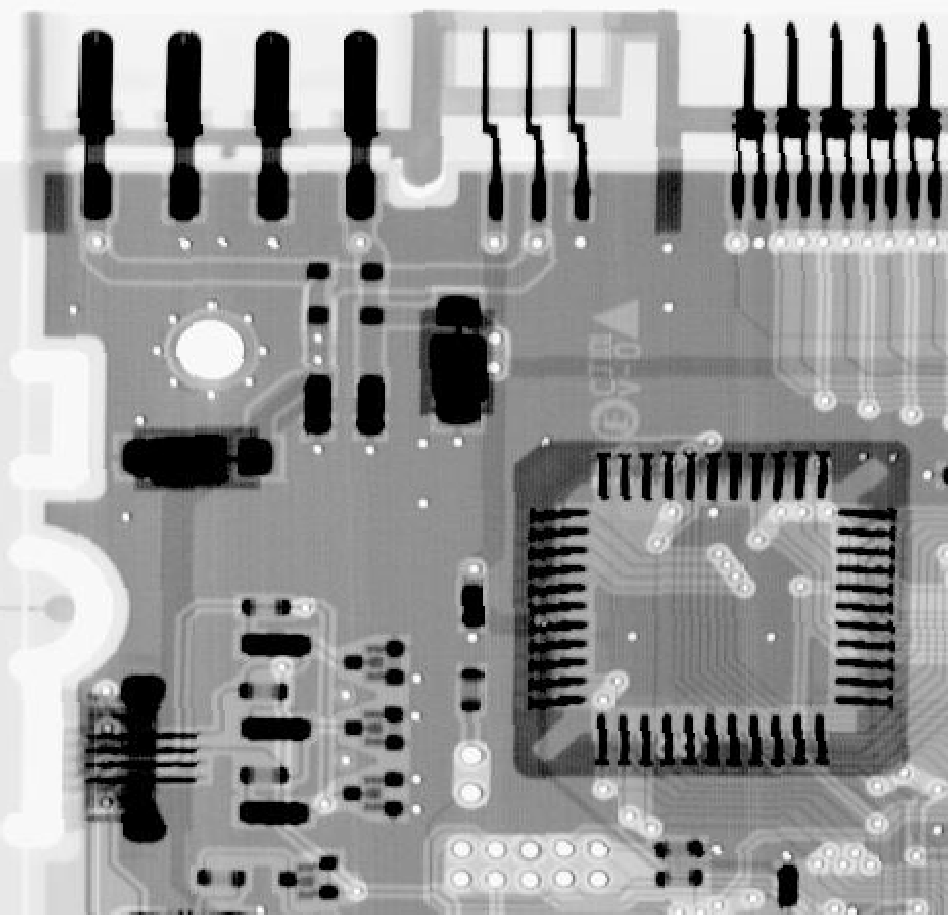
#> input picture Week5/Tutorial/python_example/img.tif, 948 x 915 px
$ python adaptive_spatial_filters.py
#> lines starting #> are read from the running program, lines starting #| are printed output that depends on the picture
# -*- coding: utf-8 -*-
"""
Created on Thu Feb 28 14:28:27 2019

Adaptive Spatial Filters

@author: Zeng Bin
"""

# scipy.signal.medfilt2d

import matplotlib.pyplot as plt
from skimage import io
from skimage.util import random_noise
from skimage.filters import threshold_local
from skimage.morphology import disk
from skimage.filters import rank

plt.rcParams['font.size'] = 18

fig = plt.figure(figsize=(16, 9))
# ax1, ax2, ax3, ax4, ax5, ax6 = fig.subplots(2, 3)
f = io.imread("./img.tif")
#> f is the input picture: shape (915, 948); min 0, max 255, mean 150.8
f_sp = random_noise(f, mode='s&p', salt_vs_pepper=0.25, clip=True)
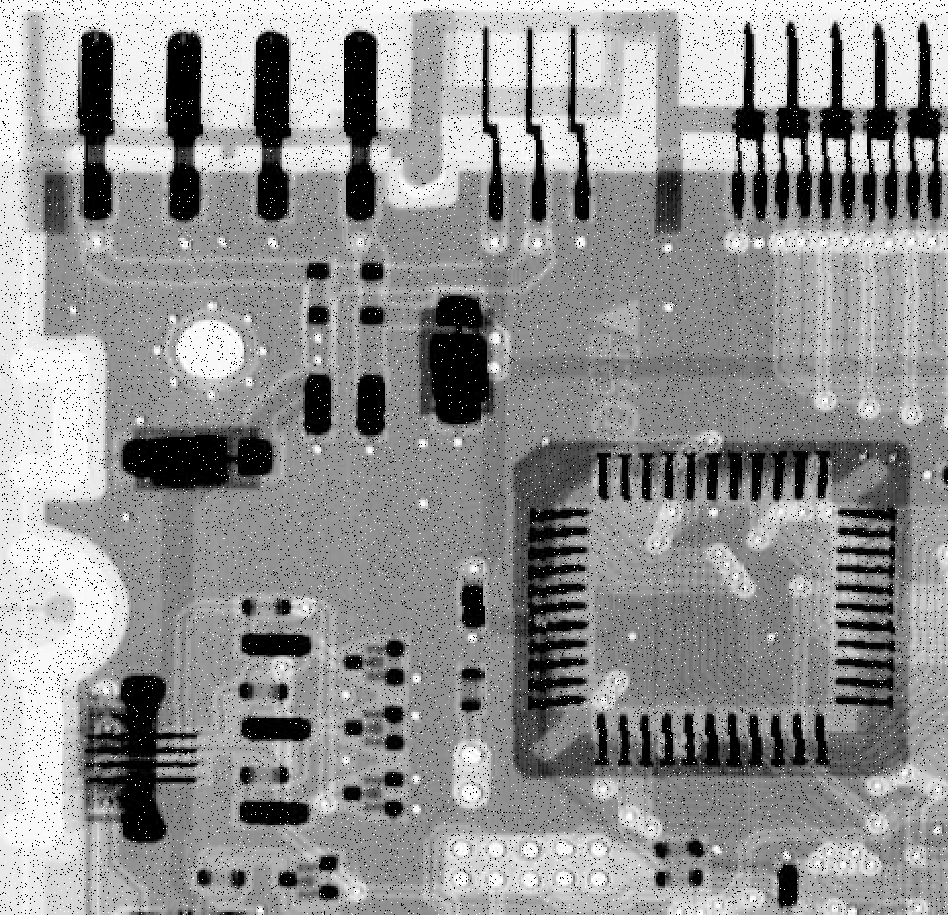
#> f_sp: shape (915, 948) float64; min 0, max 1, mean 0.574
ax1 = fig.add_subplot(131)
ax1.axis('off')
ax1.imshow(f_sp, cmap='gray')
ax1.set_title("image with s&p noise")

f1 = rank.median(f_sp, disk(7))
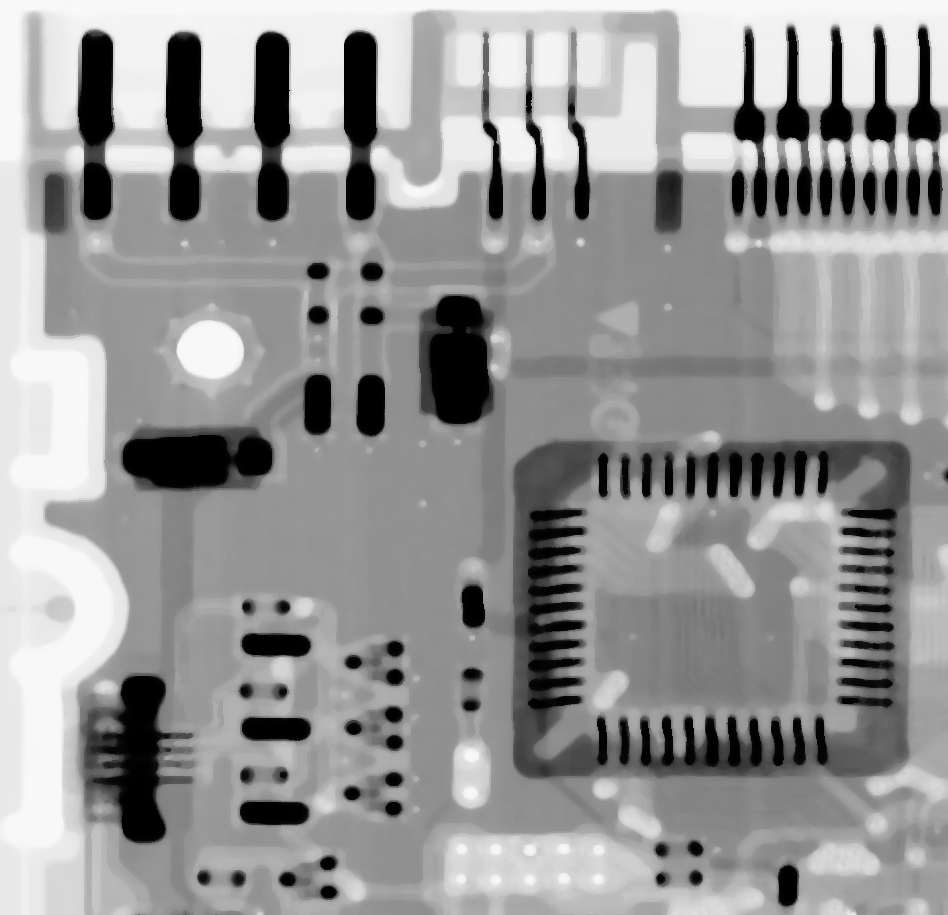
#> f1: shape (915, 948); min 0, max 250, mean 150.6
ax2 = fig.add_subplot(132)
ax2.axis('off')
ax2.imshow(f1, cmap='gray')
ax2.set_title("median filter of size 7*7")

f2 = threshold_local(f_sp, 7, 'mean')
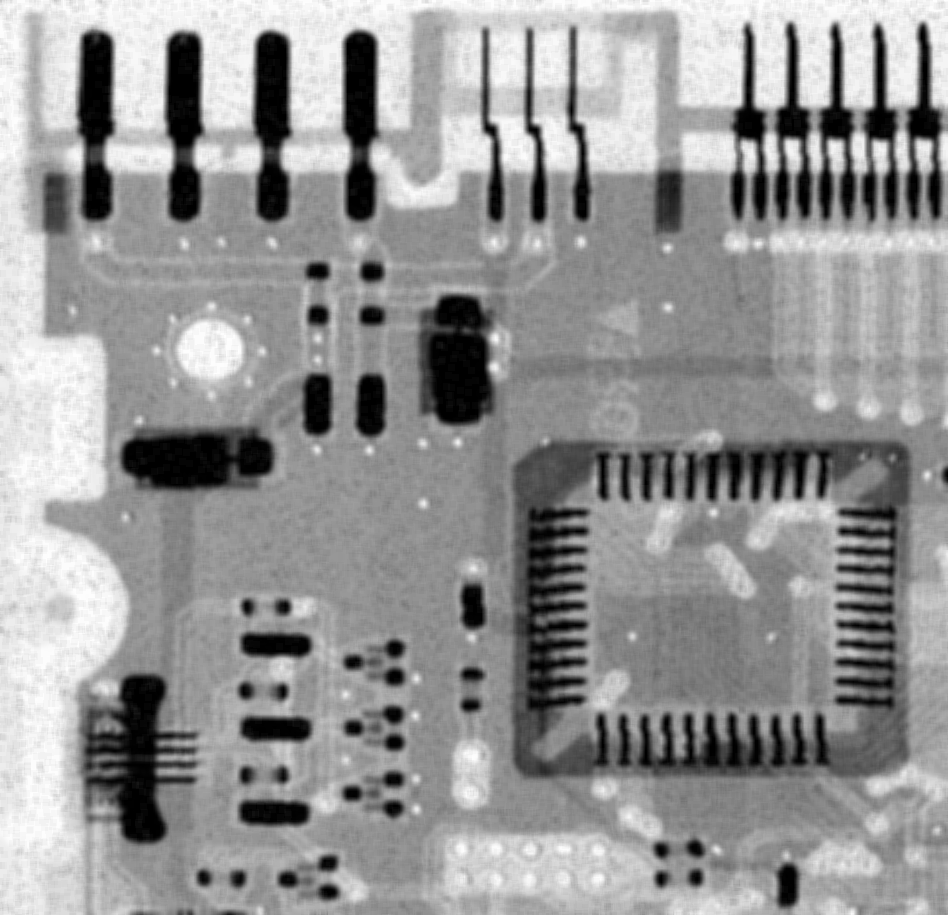
#> f2: shape (915, 948) float64; min -1.66e-15, max 0.981, mean 0.574; drawn with min black and max white
ax3 = fig.add_subplot(133)
ax3.axis('off')
ax3.imshow(f2, cmap='gray')
ax3.set_title("adaptive median filtering")

if __name__ == '__main__':
    plt.show()
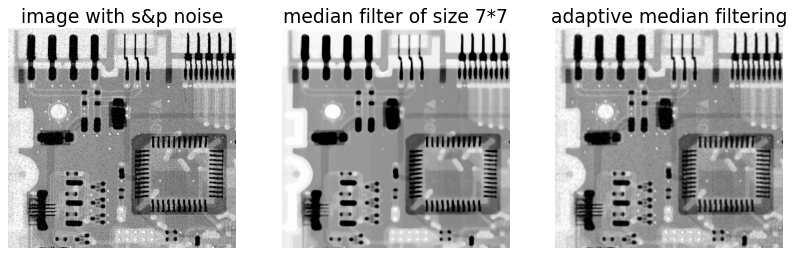
#> figure drawn by matplotlib, 3 panels
